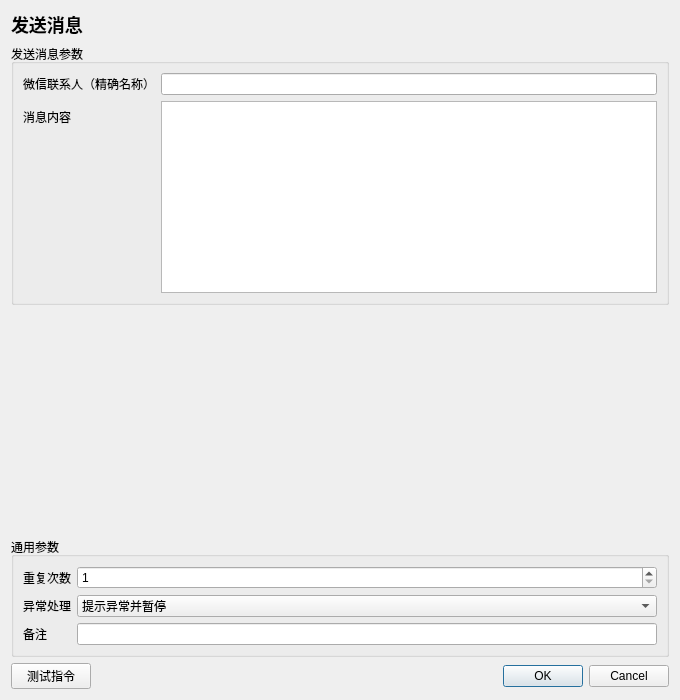
<?xml version='1.0' encoding='utf-8'?>
<ui version="4.0"><class>InstructionEditor</class><widget class="QDialog" name="InstructionEditor">
<property name="geometry"><rect><x>0</x><y>0</y><width>680</width><height>700</height></rect></property><property name="minimumSize"><size><width>560</width><height>480</height></size></property><property name="windowTitle"><string>发送消息</string></property>
<layout class="QVBoxLayout" name="rootLayout">
<item><widget class="QLabel" name="titleLabel"><property name="text"><string>发送消息</string></property><property name="styleSheet"><string>font-size: 18px; font-weight: 600;</string></property></widget></item>
<item><widget class="QGroupBox" name="parameterGroupBox"><property name="title"><string>发送消息参数</string></property><layout class="QFormLayout" name="parameterFormLayout"><item row="0" column="0"><widget class="QLabel" name="parameterLabel_0"><property name="text"><string>微信联系人（精确名称）</string></property></widget></item><item row="0" column="1"><widget class="QLineEdit" name="parameter_0"><property name="text"><string /></property></widget></item>
<item row="1" column="0"><widget class="QLabel" name="parameterLabel_1"><property name="text"><string>消息内容</string></property></widget></item><item row="1" column="1"><widget class="QPlainTextEdit" name="parameter_1"><property name="minimumSize"><size><width>0</width><height>80</height></size></property><property name="plainText"><string /></property></widget></item>
</layout></widget></item>
<item><spacer name="verticalSpacer"><property name="orientation"><enum>Qt::Vertical</enum></property><property name="sizeHint" stdset="0"><size><width>20</width><height>20</height></size></property></spacer></item>
<item><widget class="QGroupBox" name="commonGroupBox"><property name="title"><string>通用参数</string></property><layout class="QFormLayout" name="commonFormLayout">
<item row="0" column="0"><widget class="QLabel" name="repeatLabel"><property name="text"><string>重复次数</string></property></widget></item><item row="0" column="1"><widget class="QSpinBox" name="repeatSpinBox"><property name="minimum"><number>1</number></property><property name="maximum"><number>999999</number></property><property name="value"><number>1</number></property></widget></item>
<item row="1" column="0"><widget class="QLabel" name="errorPolicyLabel"><property name="text"><string>异常处理</string></property></widget></item><item row="1" column="1"><widget class="QComboBox" name="errorPolicyComboBox"><item><property name="text"><string>自动跳过</string></property></item><item><property name="text"><string>提示异常并暂停</string></property></item><item><property name="text"><string>提示异常并停止</string></property></item><property name="currentIndex"><number>1</number></property></widget></item>
<item row="2" column="0"><widget class="QLabel" name="noteLabel"><property name="text"><string>备注</string></property></widget></item><item row="2" column="1"><widget class="QLineEdit" name="noteEdit" /></item>
</layout></widget></item>
<item><layout class="QHBoxLayout" name="footerLayout"><item><widget class="QPushButton" name="testButton"><property name="text"><string>测试指令</string></property></widget></item><item><spacer name="footerSpacer"><property name="orientation"><enum>Qt::Horizontal</enum></property><property name="sizeHint" stdset="0"><size><width>40</width><height>20</height></size></property></spacer></item><item><widget class="QDialogButtonBox" name="buttonBox"><property name="standardButtons"><set>QDialogButtonBox::Cancel|QDialogButtonBox::Ok</set></property></widget></item></layout></item>
</layout></widget><resources /><connections /></ui>
